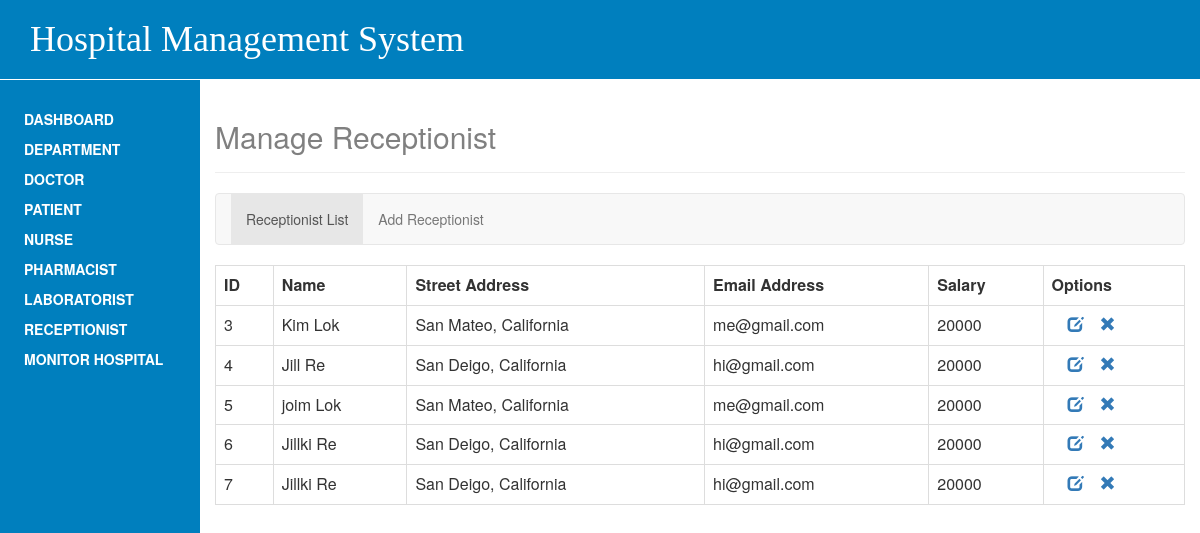
/listreceptionist.php, run on the app's committed database.
### tables this page shows
CREATE TABLE `employee` (
  `EID` int(11) NOT NULL,
  `Address` varchar(100) NOT NULL,
  `Name` varchar(255) NOT NULL,
  `Email` varchar(255) NOT NULL,
  `Salary` float NOT NULL,
  `Type` varchar(255) NOT NULL
);

### classemployee.php (called while the page is built, shortened)
<?php
class employee
{
    private $EID;
    private $Address;
    private $Name;
    private $Email;
    private $Salary;
    public function gete_id() {return $this->EID; }
    public function getaddress() {return $this->Address; }
    public function gete_name() {return $this->Name; }
    public function getemail() {return $this->Email; }
    public function getsalary() {return $this->Salary; }
}
?>

### listreceptionist.php (the view, shortened to what this page needs)
<div class="content">
    <div class="page-header">
        <h2>Manage Receptionist</h2>
    </div>
    <nav class="navbar navbar-default">
        <div class="container-fluid">
            <div>
                <ul class="nav navbar-nav">
                    <li class="active"><a href="listreceptionist.php">Receptionist List</a></li>
                    <li><a href="addreceptionist.php">Add Receptionist</a></li>
                </ul>
            </div>
        </div>
    </nav>
    <div class="show-table">
        <?php
include('classemployee.php');
        function createtablerow(employee $e,& $header)
        {
            if($header)
            {
                print "<table class='table table-bordered'>";
                print <<<here
    <tr>
    <th>ID</th>
    <th>Name</th>
    <th>Street Address</th>
    <th>Email Address</th>
    <th>Salary</th>
    <th>Options</th>
    </tr>
here;
            }
            $eid=$e->gete_id();
            print "<tr>";
            print "<td>". $e->gete_id()    . "</td>";
            print "<td>". $e->gete_name()  . "</td>";
            print "<td>". $e->getaddress() . "</td>";
            print "<td>". $e->getemail()   . "</td>";
            print "<td>". $e->getsalary()  . "</td>";
            print "<td>&emsp;<a href=updatereceptionist.php?eid=$eid><span class=\"glyphicon glyphicon-edit\" ></span></a>&emsp;<a href=deletereceptionist.php?eid=$eid><span class=\"glyphicon glyphicon-remove\" ></span></a></td>" ;
            print "</tr>";
        }
try
{
    $header=true;
    include('connection.php');
    $query = "SELECT * FROM employee e where e.type='Receptionist';";
    $ps = $con->prepare($query);
    $ps->execute();
    $ps->setFetchMode(PDO::FETCH_CLASS, "employee");
    if ($ps->rowCount() > 0)
    {
        while ($employee  = $ps->fetch())
        {
            createtablerow($employee,$header);
        }
        print "</table>";
    }
    else {
        print "<h3>(No match.)</h3>\n";
    }
}
catch(PDOException $ex) {
    echo 'ERROR: '.$ex->getMessage();
}
catch(Exception $ex) {
    echo 'ERROR: '.$ex->getMessage();
}
?>
    </div>
</div>

### style.css (style rules this page uses)
body { background-color: light gray; height:100%; }
.header { background-color: #007FBE; display: block; height: 10%; border-bottom-style: solid; border-bottom-width:1px; border-bottom-color: white; }
.logo { color:white; font-family: "Times New Roman"; }
.col-md-2 { background-color: #007FBE; }
.side-bar ul { list-style-type: none; margin: 0; padding: 5px; }
.side-bar a:link, a:visited { display: block; font-weight: bold; color: #FFFFFF; background-color: #007FBE; width: 150px; height: 30px; text-align: left; padding: 4px; text-decoration: none; text-transform: uppercase; }
.page-header h2 { color: gray; }

### data on the page
employee: shows "ID", EID "3", Name "Kim Lok", Address "San Mateo, California", Email "me@gmail.com", Salary "20000"
employee: EID "4", Name "Jill Re", Address "San Deigo, California", Email "hi@gmail.com", Salary "20000"
employee: EID "5", Name "joim Lok", Address "San Mateo, California", Email "me@gmail.com", Salary "20000"
employee: EID "6", Name "Jillki Re", Address "San Deigo, California", Email "hi@gmail.com", Salary "20000"
employee: EID "7", Name "Jillki Re", Address "San Deigo, California", Email "hi@gmail.com", Salary "20000"
